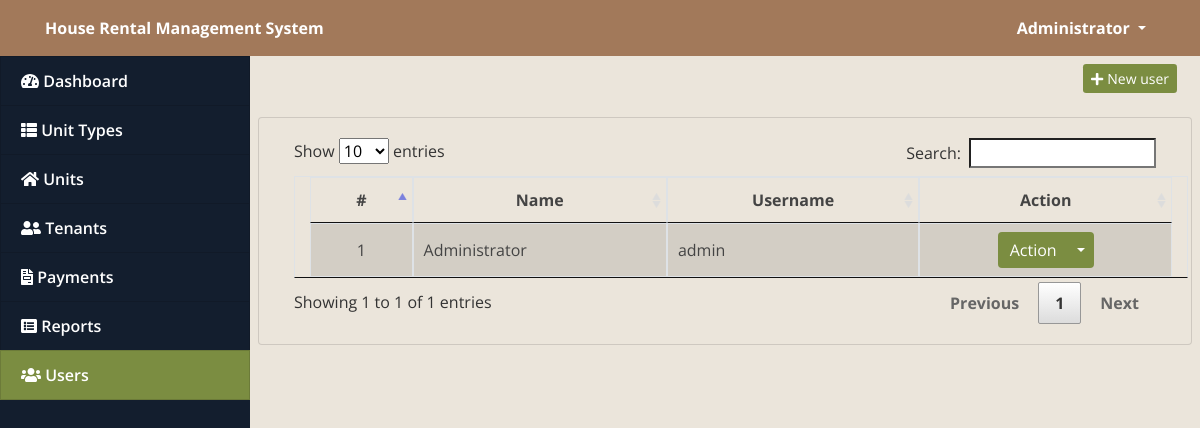
The page /index.php?page=users (signed in) on the database as committed earlier.
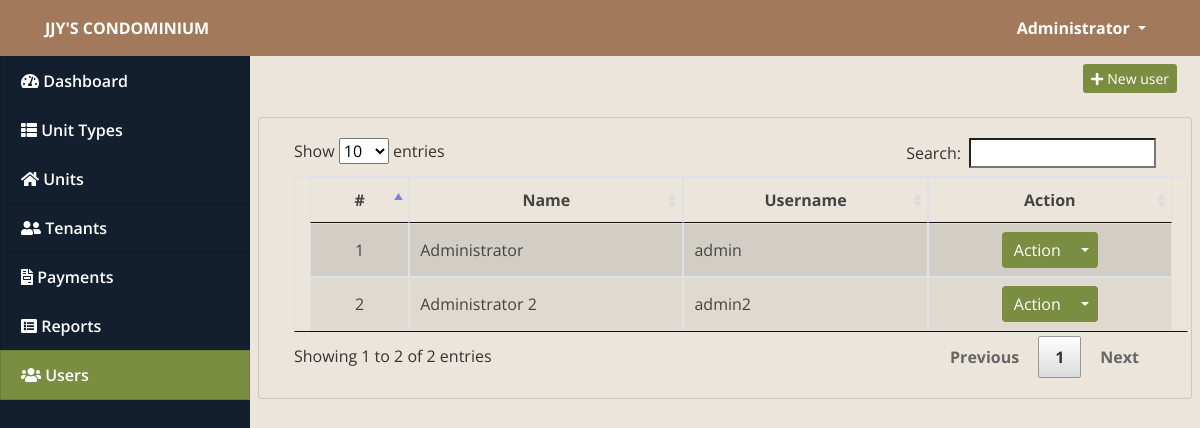
The same page on the database as committed later.
### tables this page shows
CREATE TABLE `users` (
  `id` int(30) NOT NULL,
  `name` text NOT NULL,
  `username` varchar(200) NOT NULL,
  `password` text NOT NULL,
  `type` tinyint(1) NOT NULL DEFAULT 2 COMMENT '1=Admin,2=Staff'
);

### users.php (the view, shortened to what this page needs)
<link rel="stylesheet" href="css/overrides.css">
<div class="container-fluid">
	<div class="row">
	<div class="col-lg-12">
			<button class="btn btn-primary float-right btn-sm" id="new_user"><i class="fa fa-plus"></i> New user</button>
	</div>
	</div>
	<br>
	<div class="row">
		<div class="card col-lg-12">
			<div class="card-body">
				<table class="table-striped table-bordered col-md-12">
			<thead>
				<tr>
					<th class="text-center">#</th>
					<th class="text-center">Name</th>
					<th class="text-center">Username</th>
					<th class="text-center">Action</th>
				</tr>
			</thead>
			<tbody>
				<?php
 					include 'db_connect.php';
 					$users = $conn->query("SELECT * FROM users order by name asc");
 					$i = 1;
 					while($row= $users->fetch_assoc()):
				 ?>
				 <tr>
				 	<td class="text-center">
				 		<?php echo $i++ ?>
				 	</td>
				 	<td>
				 		<?php echo ucwords($row['name']) ?>
				 	</td>
				 	<td>
				 		<?php echo $row['username'] ?>
				 	</td>
				 	<td>
				 		<center>
								<div class="btn-group">
								  <button type="button" class="btn btn-primary">Action</button>
								  <button type="button" class="btn btn-primary dropdown-toggle dropdown-toggle-split" data-toggle="dropdown" aria-haspopup="true" aria-expanded="false">
								  </button>
								</div>
								</center>
				 	</td>
				 </tr>
				<?php endwhile; ?>
			</tbody>
		</table>
			</div>
		</div>
	</div>
</div>

### topbar.php (shortened to what this page needs)
<nav class="navbar navbar-light fixed-top bg-navbar" style="padding:0;min-height: 3.5rem">
  <div class="container-fluid mt-2 mb-2">
  	<div class="col-lg-12">
      <div class="col-md-4 float-left text-white">
        <large><b><?php echo isset($_SESSION['system']['name']) ? $_SESSION['system']['name'] : '' ?></b></large>
      </div>
	  	<div class="float-right">
        <div class=" dropdown mr-4">
            <a href="#" class="text-white dropdown-toggle"  id="account_settings" data-toggle="dropdown" aria-haspopup="true" aria-expanded="false"><?php echo $_SESSION['login_name'] ?> </a>
        </div>
      </div>
  </div>
</nav>

Rows that differ between the two databases and show on the page:
added users: name "Administrator 2", username "admin2"
Other text that changed with them:
$_SESSION['system']['name']: "House Rental Management System" → "JJY'S CONDOMINIUM"
text written by a page script: "Show entries Search: Showing 1 to 1 of 1 entries Previous 1 Next" → "Show entries Search: Showing 1 to 2 of 2 entries Previous 1 Next"
